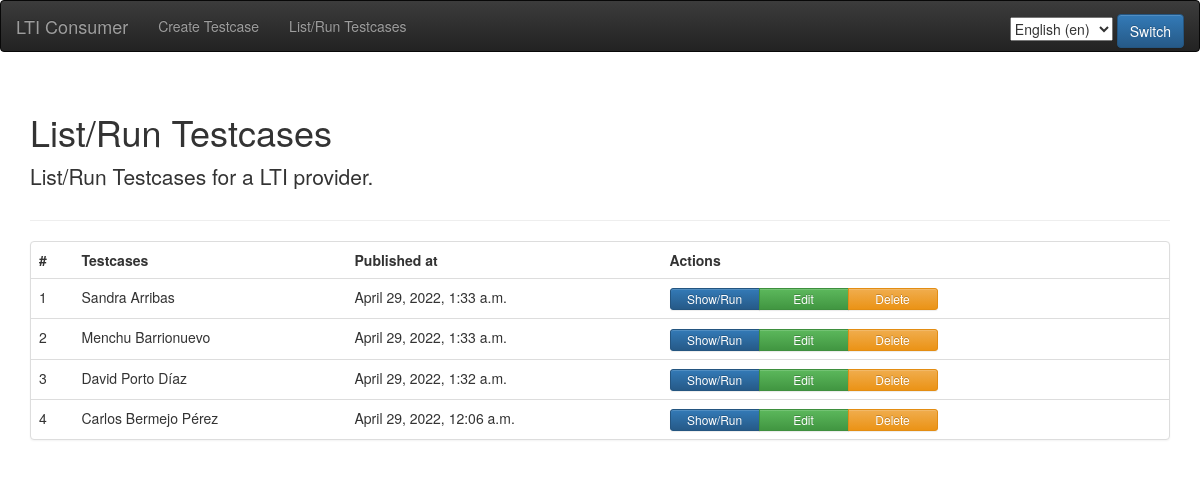
/testcase/, run on the app's committed database.
### consumer/models.py (models this page shows, shortened)
class Testcase(models.Model):
    name = models.CharField(max_length=200, verbose_name=_('Name'))
    launch_url = models.URLField(verbose_name=_('Launch URL'))
    consumer_key = models.CharField(max_length=200,
                                    blank=True,
                                    verbose_name=_('Consumer key'))
    consumer_secret = models.CharField(max_length=200,
                                       blank=True,
                                       verbose_name=_('Consumer secret'))
    published_at = models.DateTimeField(default=timezone.now,
                                        verbose_name=_('Published at'))
    class Meta:
        verbose_name = _('Testcase')
        verbose_name_plural = _('Testcases')

### consumer/views.py (the view)
# urls.py: url(r'^testcase/$', list_testcase,
def list_testcase(request):
    testcases = Testcase.objects.all().order_by('-published_at')
    return render(request, 'consumer/list_testcase.html',
                  {'testcases': testcases})

### consumer/templates/consumer/list_testcase.html (shortened to what this page needs)
{% extends "base.html" %}
{% load i18n %}
{% block content %}
    <div class="page-header">
        <h1>{% trans "List/Run Testcases" %}</h1>
        <p class="lead">{% trans "List/Run Testcases for a LTI provider." %}</p>
    </div>
    <div class="panel panel-default">
        <table class="table">
            <tr>
                <th>#</th>
                <th>{% trans "Testcases" %}</th>
                <th>{% trans "Published at" %}</th>
                <th>{% trans "Actions" %}</th>
            </tr>
                {% for tc in testcases %}
                    <tr>
                        <td>{{ forloop.counter }}</td>
                        <td>{{ tc.name|truncatechars:42 }}</td>
                        <td>{{ tc.published_at }}</td>
                        <td>
                            <div class="btn-group btn-group-xs" role="group" aria-label="{% trans "Actions" %}">
                                <a class="btn btn-primary action-small" href="{% url 'consumer.views.show_testcase' testcase_id=tc.id %}" role="button">{% trans "Show/Run" %}</a>
                                <a class="btn btn-success action-small" href="{% url 'consumer.views.edit_testcase' testcase_id=tc.id %}" role="button">{% trans "Edit" %}</a>
                                <a class="btn btn-warning action-small" href="{% url 'consumer.views.delete_testcase' testcase_id=tc.id %}" role="button">{% trans "Delete" %}</a>
                            </div>
                        </td>
                    </tr>
                {% endfor %}
        </table>
    </div>
{% endblock %}

### static/css/custom.css (style rules this page uses)
.action-small { min-width: 90px; }

### data on the page
Testcase: name "Sandra Arribas", published_at "April 29, 2022, 1:33 a.m."
Testcase: name "Menchu Barrionuevo", published_at "April 29, 2022, 1:33 a.m."
Testcase: name "David Porto Díaz", published_at "April 29, 2022, 1:32 a.m."
Testcase: name "Carlos Bermejo Pérez", published_at "April 29, 2022, 12:06 a.m."

### other printed values
form field language "English (en)"
